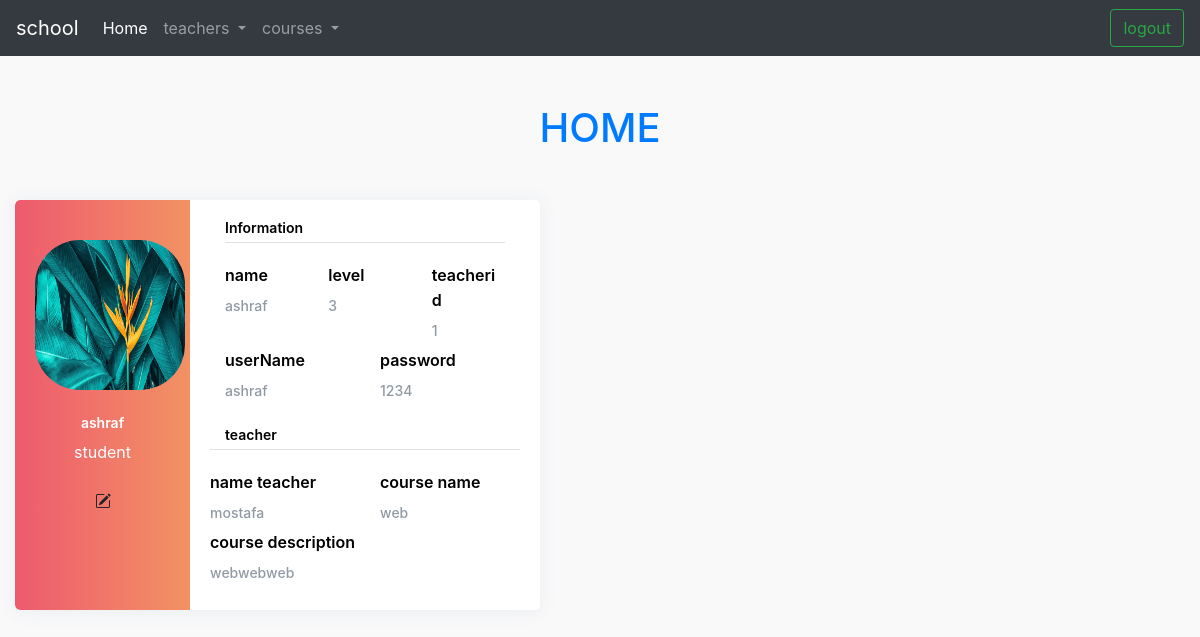
/home.php (signed in), run on the app's committed database.
### tables this page shows
CREATE TABLE `students` (
  `studentid` int(11) NOT NULL,
  `name` varchar(255) NOT NULL,
  `level` int(11) NOT NULL,
  `image` varchar(20000) DEFAULT NULL,
  `teacherid` int(11) NOT NULL
);

CREATE TABLE `user` (
  `userid` int(11) NOT NULL,
  `name` varchar(255) NOT NULL,
  `type` varchar(50) NOT NULL,
  `Validity` varchar(50) NOT NULL,
  `password` varchar(255) NOT NULL,
  `id` int(11) NOT NULL
);

CREATE TABLE `teacher` (
  `id` int(11) NOT NULL,
  `name` varchar(255) NOT NULL,
  `salary` float NOT NULL,
  `image` varchar(20000) DEFAULT NULL,
  `courseid` int(11) NOT NULL
);

CREATE TABLE `courses` (
  `courseid` int(11) NOT NULL,
  `name` varchar(200) NOT NULL,
  `cost` float NOT NULL,
  `description` varchar(255) NOT NULL
);

### home.php (the view, shortened to what this page needs)
<?php
include "forAll/nav.php";
include "forAll/condigDataBase.php";
if(isset($_SESSION["userid"])){
    $userid=$_SESSION["userid"];
    $type=$_SESSION["type"];
    if($_SESSION["type"]=="student"){
        $showData="SELECT * FROM `students`where studentid=$userid";
        $showDataUser="SELECT * FROM `user`where id=$userid and type='$type'";
        $ss = mysqli_query($conn,$showDataUser);
        $userrow=mysqli_fetch_assoc($ss);
    }else if($_SESSION["type"]=="teacher"){
        $showData="SELECT * FROM `teacher`where id=$userid";
        $showDataUser="SELECT * FROM `user`where id=$userid and type='$type'";
        $ss = mysqli_query($conn,$showDataUser);
        $userrow=mysqli_fetch_assoc($ss);
    }else{
        $showDataUser="SELECT * FROM `user`where id=$userid and type='$type'";
        $ss = mysqli_query($conn,$showDataUser);
        $userrow=mysqli_fetch_assoc($ss);
    }
    if($type=="student"||$type=="teacher"){
    $s = mysqli_query($conn,$showData);
    $row=mysqli_fetch_assoc($s);
    }
}
?>
<h1 class="text-center text-primary my-5">HOME</h1>
<?php if(isset($_SESSION["type"])){ ?>
<?php if($_SESSION["type"]=="student"){ ?>
    <div class="page-content page-container" id="page-content">
    <div class="">
        <div class="row container">
            <div class="col-xl-6 col-md-12">
                <div class="card user-card-full">
                    <div class="row m-l-0 m-r-0">
                        <div class="col-sm-4 bg-c-lite-green user-profile">
                            <div class="card-block text-center text-white">
                                <div class="m-b-25"> <img src="students/uploads/<?php echo $row['image'] ?>" alt="<?php echo $row['name'] ?> image" class="img-radius" alt="User-Profile-Image"> </div>
                                <h6 class="f-w-600"><?php echo $row['name'] ?></h6>
                                <p><?php echo $_SESSION["type"] ?></p>
                                <a href="/amit/home.php?edit='<?php echo $_SESSION["userid"] ?>'" name="send" class="btn"></a>
                            </div>
                        </div>
                        <div class="col-sm-8">
                            <div class="card-block">
                                <h6 class="m-b-20 p-b-5 b-b-default f-w-600">Information</h6>
                                <div class="row">
                                    <div class="col-sm-4">
                                        <p class="m-b-10 f-w-600">name</p>
                                        <h6 class="text-muted f-w-400"><?php echo $row['name'] ?></h6>
                                    </div>
                                    <div class="col-sm-4">
                                        <p class="m-b-10 f-w-600">level</p>
                                        <h6 class="text-muted f-w-400"><?php echo $row['level'] ?></h6>
                                    </div>
                                    <div class="col-sm-4">
                                        <p class="m-b-10 f-w-600">teacherid</p>
                                        <h6 class="text-muted f-w-400"><?php echo $row['teacherid'] ?></h6>
                                    </div>
                                    </div>
                                    <form method="POST">
                                    <div class="row">
                                    <div class="col-sm-6">
                                        <p class="m-b-10 f-w-600">userName</p>
                                        <h6 class="text-muted f-w-400"><?php echo $userrow['name'] ?></h6>
                                    </div>
                                    <div class="col-sm-6">
                                        <p class="m-b-10 f-w-600">password</p>
                                        <h6 class="text-muted f-w-400"><?php echo $userrow['password'] ?></h6>
                                    </div>
                                    </form>
                                <h6 class="col-12 m-b-20 m-t-40 p-b-5 b-b-default f-w-600">teacher</h6>
                                <div class="row">
                                <?php
                                    $id=$row['teacherid'];
                                    $showData="SELECT * FROM `teacher`where id=$id";
                                    $s = mysqli_query($conn,$showData);
                                    $row=mysqli_fetch_assoc($s);
                                ?>
                                    <div class="col-sm-6">
                                        <p class="m-b-10 f-w-600">name teacher</p>
                                        <h6 class="text-muted f-w-400"><?php echo $row['name'] ?></h6>
                                    </div>
                                    <?php
                                    $id=$row['courseid'];
                                    $showData="SELECT * FROM `courses`where courseid=$id";
                                    $s = mysqli_query($conn,$showData);
                                    $row=mysqli_fetch_assoc($s);
                                    ?>
                                    <div class="col-sm-6">
                                        <p class="m-b-10 f-w-600">course name</p>
                                        <h6 class="text-muted f-w-400"><?php echo $row['name'] ?></h6>
                                    </div>
                                    <div class="col-sm-12">
                                        <p class="m-b-10 f-w-600">course description</p>
                                        <h6 class="text-muted f-w-400"><?php echo $row['description'] ?></h6>
                                    </div>
                                </div>
                            </div>
                        </div>
                    </div>
                </div>
            </div>
        </div>
    </div>
</div>
<?php }} ?>
<?php
include "forAll/footer.php";
?>

### css/main.css (style rules this page uses)
body { background-color: #f9f9fa }
.page-content { color:black; }
.user-card-full { overflow: hidden }
.card { border-radius: 5px; -webkit-box-shadow: 0 1px 20px 0 rgba(69, 90, 100, 0.08); box-shadow: 0 1px 20px 0 rgba(69, 90, 100, 0.08); border: none; margin-bottom: 30px }
.m-r-0 { margin-right: 0px }
.m-l-0 { margin-left: 0px }
.user-card-full .user-profile { border-radius: 5px 0 0 5px }
.bg-c-lite-green { background: -webkit-gradient(linear, left top, right top, from(#f29263), to(#ee5a6f)); background: linear-gradient(to right, #ee5a6f, #f29263) }
.user-profile { padding: 20px 0 }
.card-block { padding: 1.25rem }
.m-b-25 { margin-bottom: 25px }
.img-radius { border-radius: 30%; width: 150px; height: 150px; }
h6 { font-size: 14px }
.card .card-block p { line-height: 25px }
.b-b-default { border-bottom: 1px solid #e0e0e0 }
.m-b-20 { margin-bottom: 20px }
.p-b-5 { padding-bottom: 5px !important }
.m-b-10 { margin-bottom: 10px }
.text-muted { color: #919aa3 !important }
.f-w-600 { font-weight: 600 }
.m-t-40 { margin-top: 20px }

### data on the page
students: image (picture), name "ashraf", level "3", teacherid "1"
user: name "ashraf", password "1234"
teacher: name "mostafa"
courses: name "web", description "webwebweb"

### other printed values
$_SESSION["type"] "student"
